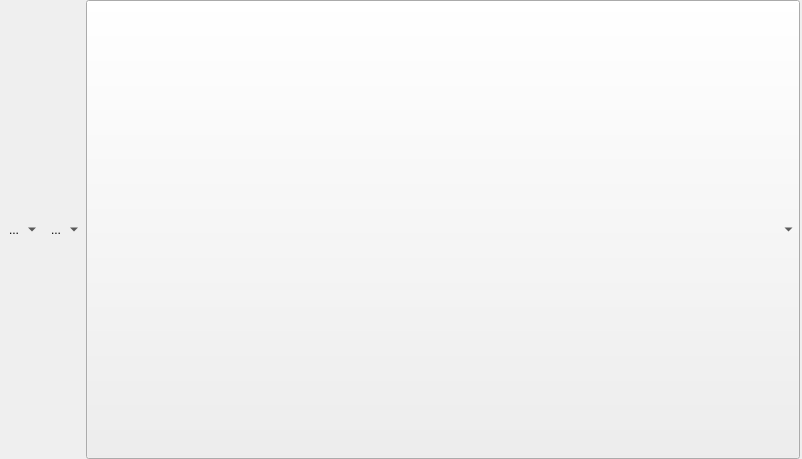
<?xml version="1.0" encoding="UTF-8"?>
<ui version="4.0">
 <class>gams::studio::option::newoption::GamsParamEditor</class>
 <widget class="QWidget" name="gams::studio::option::newoption::GamsParamEditor">
  <property name="enabled">
   <bool>true</bool>
  </property>
  <property name="geometry">
   <rect>
    <x>0</x>
    <y>0</y>
    <width>802</width>
    <height>459</height>
   </rect>
  </property>
  <property name="windowTitle">
   <string>Form</string>
  </property>
  <layout class="QVBoxLayout" name="verticalLayout">
   <property name="leftMargin">
    <number>0</number>
   </property>
   <property name="topMargin">
    <number>0</number>
   </property>
   <property name="rightMargin">
    <number>0</number>
   </property>
   <property name="bottomMargin">
    <number>0</number>
   </property>
   <item>
    <widget class="QWidget" name="gamsCommandWidget" native="true">
     <property name="sizePolicy">
      <sizepolicy hsizetype="Expanding" vsizetype="Preferred">
       <horstretch>0</horstretch>
       <verstretch>0</verstretch>
      </sizepolicy>
     </property>
     <property name="minimumSize">
      <size>
       <width>0</width>
       <height>16</height>
      </size>
     </property>
     <layout class="QHBoxLayout" name="horizontalLayout_5">
      <property name="spacing">
       <number>6</number>
      </property>
      <property name="leftMargin">
       <number>2</number>
      </property>
      <property name="topMargin">
       <number>0</number>
      </property>
      <property name="rightMargin">
       <number>2</number>
      </property>
      <property name="bottomMargin">
       <number>0</number>
      </property>
      <item>
       <widget class="QToolButton" name="gamsRunToolButton">
        <property name="sizePolicy">
         <sizepolicy hsizetype="Preferred" vsizetype="Preferred">
          <horstretch>0</horstretch>
          <verstretch>0</verstretch>
         </sizepolicy>
        </property>
        <property name="minimumSize">
         <size>
          <width>0</width>
          <height>16</height>
         </size>
        </property>
        <property name="text">
         <string>...</string>
        </property>
        <property name="popupMode">
         <enum>QToolButton::ToolButtonPopupMode::MenuButtonPopup</enum>
        </property>
        <property name="autoRaise">
         <bool>true</bool>
        </property>
       </widget>
      </item>
      <item>
       <widget class="QToolButton" name="gamsInterruptToolButton">
        <property name="sizePolicy">
         <sizepolicy hsizetype="Preferred" vsizetype="Preferred">
          <horstretch>0</horstretch>
          <verstretch>0</verstretch>
         </sizepolicy>
        </property>
        <property name="minimumSize">
         <size>
          <width>0</width>
          <height>16</height>
         </size>
        </property>
        <property name="text">
         <string>...</string>
        </property>
        <property name="popupMode">
         <enum>QToolButton::ToolButtonPopupMode::MenuButtonPopup</enum>
        </property>
        <property name="autoRaise">
         <bool>true</bool>
        </property>
       </widget>
      </item>
      <item>
       <widget class="gams::studio::option::CommandLine" name="gamsParameterCommandLine">
        <property name="sizePolicy">
         <sizepolicy hsizetype="Expanding" vsizetype="Preferred">
          <horstretch>0</horstretch>
          <verstretch>0</verstretch>
         </sizepolicy>
        </property>
        <property name="minimumSize">
         <size>
          <width>0</width>
          <height>16</height>
         </size>
        </property>
       </widget>
      </item>
     </layout>
    </widget>
   </item>
  </layout>
 </widget>
 <customwidgets>
  <customwidget>
   <class>gams::studio::option::CommandLine</class>
   <extends>QComboBox</extends>
   <header>option/commandline.h</header>
  </customwidget>
 </customwidgets>
 <resources/>
 <connections/>
</ui>
